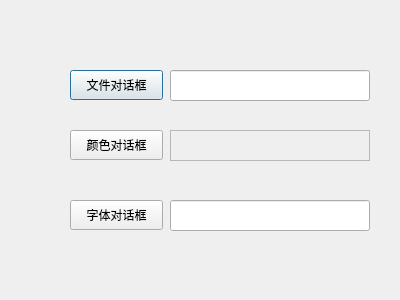
<?xml version="1.0" encoding="UTF-8"?>
<ui version="4.0">
 <class>StandardDialog</class>
 <widget class="QDialog" name="StandardDialog">
  <property name="geometry">
   <rect>
    <x>0</x>
    <y>0</y>
    <width>400</width>
    <height>300</height>
   </rect>
  </property>
  <property name="windowTitle">
   <string>StandardDialog</string>
  </property>
  <widget class="QLineEdit" name="fileLineEdit">
   <property name="geometry">
    <rect>
     <x>170</x>
     <y>70</y>
     <width>200</width>
     <height>31</height>
    </rect>
   </property>
  </widget>
  <widget class="QFrame" name="colorFrame">
   <property name="geometry">
    <rect>
     <x>170</x>
     <y>130</y>
     <width>200</width>
     <height>31</height>
    </rect>
   </property>
   <property name="autoFillBackground">
    <bool>true</bool>
   </property>
   <property name="frameShape">
    <enum>QFrame::StyledPanel</enum>
   </property>
   <property name="frameShadow">
    <enum>QFrame::Raised</enum>
   </property>
  </widget>
  <widget class="QLineEdit" name="fontLineEdit">
   <property name="geometry">
    <rect>
     <x>170</x>
     <y>200</y>
     <width>200</width>
     <height>31</height>
    </rect>
   </property>
  </widget>
  <widget class="QPushButton" name="fileBtn">
   <property name="geometry">
    <rect>
     <x>70</x>
     <y>70</y>
     <width>93</width>
     <height>30</height>
    </rect>
   </property>
   <property name="text">
    <string>文件对话框</string>
   </property>
  </widget>
  <widget class="QPushButton" name="colorBtn">
   <property name="geometry">
    <rect>
     <x>70</x>
     <y>130</y>
     <width>93</width>
     <height>30</height>
    </rect>
   </property>
   <property name="text">
    <string>颜色对话框</string>
   </property>
  </widget>
  <widget class="QPushButton" name="fontBtn">
   <property name="geometry">
    <rect>
     <x>70</x>
     <y>200</y>
     <width>93</width>
     <height>30</height>
    </rect>
   </property>
   <property name="text">
    <string>字体对话框</string>
   </property>
  </widget>
 </widget>
 <layoutdefault spacing="6" margin="11"/>
 <resources/>
 <connections/>
</ui>
